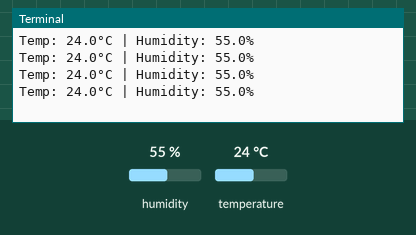
Simulated run of this program. Board: Raspberry Pi (BCM pin numbers). On the bench: the last lines printed to the terminal. The inputs (shaded band) are chosen by the test bench; at power-on: humidity 55 %, temperature 24 °C.

Above: at 1.2 s.
1.3 s: humidity set to 22 %
At 2.51 s:
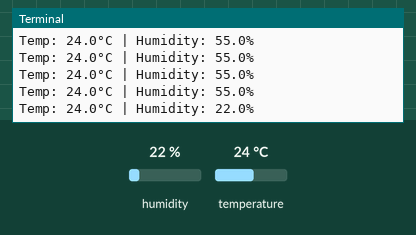
2.8 s: temperature set to 12 °C
At 3.24 s:
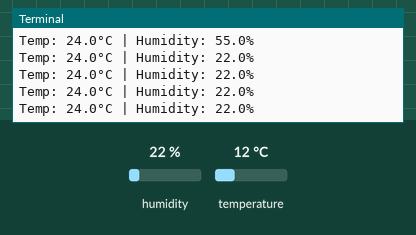
4.3 s: humidity set to 40 %
At 5.35 s:
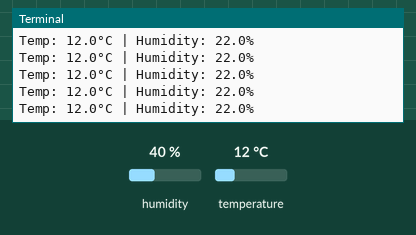
Timing chart, 0 to 7.3 s (numbered marks = the images above; inputs shaded):
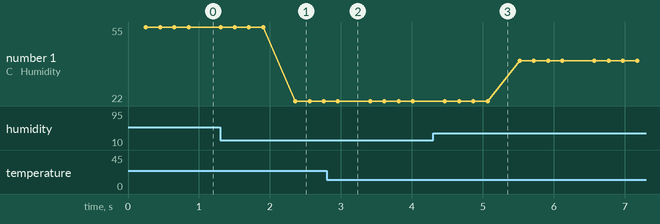

Measured:
- after the input at 1.3 s, the terminal: prints a new line after 1.1 s (image 1)
- plotted number 1: 55 → 22 after the input at 1.3 s, 22 → 40 after the input at 4.3 s

The program:

DHT11Sens.py
```python
import time
import board
import adafruit_dht

# Use GPIO17 (BCM numbering)
dhtDevice = adafruit_dht.DHT11(board.D17)

try:
    while True:
            temperature = dhtDevice.temperature
            humidity = dhtDevice.humidity
            if temperature is not None and humidity is not None:
                print(f"Temp: {temperature:.1f}°C | Humidity: {humidity:.1f}%")
            time.sleep(.2)
except KeyboardInterrupt:
    print("\nProgram stopped by user.")
```
